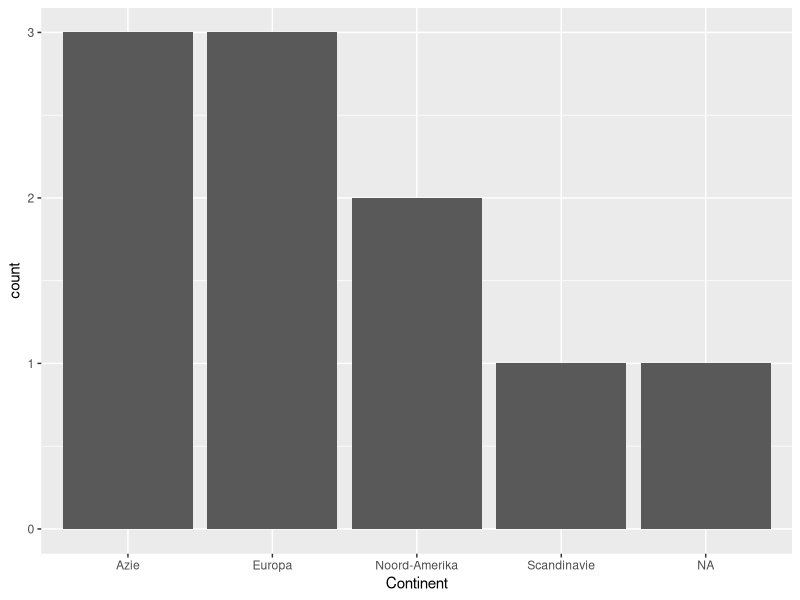

Source code (R):
## ---- chunk 1

# Packages have proprogrammed functions that solve specific problems and expands the R vocabulary
library("tidyverse") # includes packages like dplyr and ggplot2
library("readxl") # library to read Excel files

## ---- chunk 2

# change the Excel file name accordingly
df <- read_excel("data/dataset_verkopen.xlsx") # read Excel file and load it into data frame (change file name accordingly)

## ---- chunk 3

# OPTIONAL: Remove empty observations (rows.)
# cleandf <- drop_na(exceldf, <NAME>) # Delete observations with the value NA after a specific variable
# cleandf <- na.omit(exceldf) # Remove all observations where a variable has the value NA

#knitr::opts_chunk$set(warning = FALSE, message = FALSE) # suppress all warning messages 

## ---- chunk 4

  df %>% 
  select(Continent) %>% 
  ggplot(aes(Continent)) +
  geom_histogram(stat = "count")

